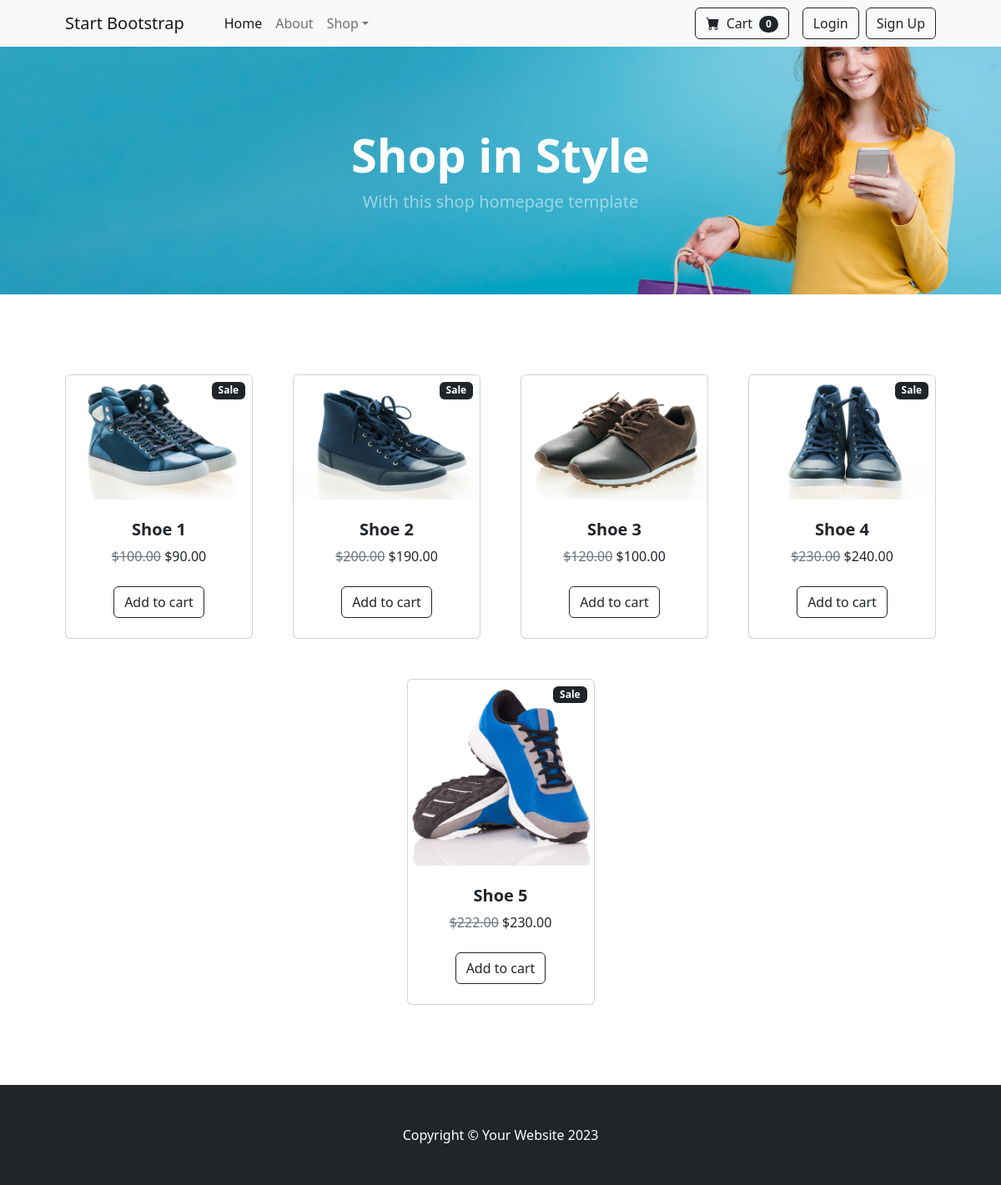
The page / on the database its author committed.
### core/models.py (models this page shows, shortened)
class Banner(models.Model):
    title = models.CharField(max_length=200)
    image = models.ImageField(upload_to='banners/')
    description = models.TextField(blank=True, null=True)
    created_at = models.DateTimeField(auto_now_add=True)
    updated_at = models.DateTimeField(auto_now=True)
    active = models.BooleanField(default=True)

class Product(models.Model):
    name = models.CharField(max_length=255)
    description = models.TextField(blank=True, null=True)
    image = models.ImageField(upload_to='products/')
    original_price = models.DecimalField(max_digits=10, decimal_places=2)
    current_price = models.DecimalField(max_digits=10, decimal_places=2)
    sale = models.BooleanField(default=False)
    stock_quantity = models.PositiveIntegerField(default=0)
    created_at = models.DateTimeField(auto_now_add=True)
    updated_at = models.DateTimeField(auto_now=True)
    category = models.ForeignKey('Category', on_delete=models.CASCADE, related_name='products', null=True, blank=True)
    is_active = models.BooleanField(default=True)

### core/views.py (the view)
# urls.py: path('', HomePageView.as_view(), name='home'),
class HomePageView(ListView):
    model = Product
    template_name = 'core/index.html'
    context_object_name = 'products'
    def get_context_data(self, **kwargs):
        context = super().get_context_data(**kwargs)
        context['banners'] = Banner.objects.all()
        return context

### core/templates/core/index.html
{% extends 'core/base.html' %}
{% load static %}
{% block content %}
    {% for banner in banners %}
    <header class="bg-dark py-5" style="background-image: url('{{ banner.image.url }}'); background-size: cover; background-position: center;">
        <div class="container px-4 px-lg-5 my-5">
            <div class="text-center text-white">
                <h1 class="display-4 fw-bolder">Shop in Style</h1>
                <p class="lead fw-normal text-white-50 mb-0">With this shop homepage template</p>
            </div>
        </div>
    </header>
{% endfor %}
    <section class="py-5">
        <div class="container px-4 px-lg-5 mt-5">
            <div class="row gx-4 gx-lg-5 row-cols-2 row-cols-md-3 row-cols-xl-4 justify-content-center">
                {% for product in products %}
                <div class="col mb-5">
                    <div class="card h-100">
                        {% if product.sale %}
                        <div class="badge bg-dark text-white position-absolute" style="top: 0.5rem; right: 0.5rem">Sale</div>
                        {% endif %}
                        <img class="card-img-top" src="{{ product.image.url }}" alt="{{ product.name }}" />
                        <div class="card-body p-4">
                            <div class="text-center">
                                <h5 class="fw-bolder">{{ product.name }}</h5>
                                {% if product.original_price %}
                                    <span class="text-muted text-decoration-line-through">${{ product.original_price }}</span>
                                {% endif %}
                                ${{ product.current_price }}
                            </div>
                        </div>
                        <div class="card-footer p-4 pt-0 border-top-0 bg-transparent">
                            <div class="text-center">
                                <a class="btn btn-outline-dark mt-auto" href="#">Add to cart</a>
                            </div>
                        </div>
                    </div>
                </div>
                {% endfor %}
            </div>
        </div>
    </section>
{% endblock %}

### core/templates/core/base.html (shortened to what this page needs)
{% load static %}
<!DOCTYPE html>
<html lang="en">
    <head>
        <link href="https://cdn.jsdelivr.net/npm/bootstrap-icons@1.5.0/font/bootstrap-icons.css" rel="stylesheet"/>
        <link href="{% static 'css/styles.css' %}" rel="stylesheet" />
    </head>
<body>
<nav class="navbar navbar-expand-lg navbar-light bg-light">
    <div class="container px-4 px-lg-5">
        <a class="navbar-brand" href="#!">Start Bootstrap</a>
        <div class="collapse navbar-collapse" id="navbarSupportedContent">
            <ul class="navbar-nav me-auto mb-2 mb-lg-0 ms-lg-4 d-flex">
                <li class="nav-item"><a class="nav-link active" aria-current="page" href="#!">Home</a></li>
                <li class="nav-item"><a class="nav-link" href="#!">About</a></li>
                <li class="nav-item dropdown">
                    <a class="nav-link dropdown-toggle" id="navbarDropdown" href="#" role="button" data-bs-toggle="dropdown" aria-expanded="false">Shop</a>
                </li>
            </ul>
            <div class="d-flex align-items-center">
                <form class="d-flex me-3">
                    <button class="btn btn-outline-dark" type="submit">
                        <i class="bi-cart-fill me-1"></i>
                        Cart
                        <span class="badge bg-dark text-white ms-1 rounded-pill">0</span>
                    </button>
                </form>
                {% if user.is_authenticated %}
                <span class="navbar-text me-3">Welcome, {{ user.username }}!</span>
                <a href="{% url 'logout' %}" class="btn btn-outline-dark me-2">Logout</a>
            {% else %}
                <a href="{% url 'login' %}" class="btn btn-outline-dark me-2">Login</a>
                <a href="{% url 'signup' %}" class="btn btn-outline-dark">Sign Up</a>
            {% endif %}
            </div>
        </div>
    </div>
</nav>
    <main>
        {% block content %}
        {% endblock %}
    </main>
            <footer class="py-5 bg-dark">
                <div class="container"><p class="m-0 text-center text-white">Copyright &copy; Your Website 2023</p></div>
            </footer>
</body>
</html>

### rows shown on the page
Banner: image (picture)
Product: sale "Sale", image (picture), name "Shoe 1", original_price "100.00", current_price "90.00"
Product: sale "Sale", image (picture), name "Shoe 2", original_price "200.00", current_price "190.00"
Product: image (picture), name "Shoe 3", original_price "120.00", current_price "100.00"
Product: sale "Sale", image (picture), name "Shoe 4", original_price "230.00", current_price "240.00"
Product: sale "Sale", image (picture), name "Shoe 5", original_price "222.00", current_price "230.00"
